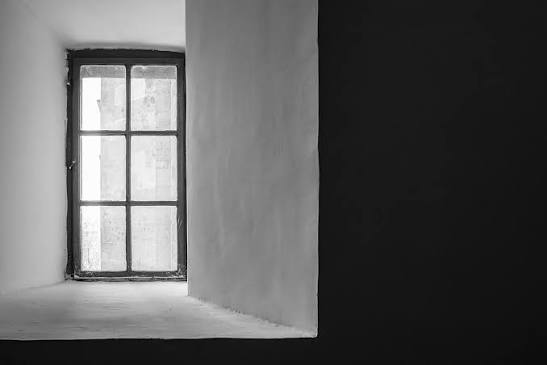
#> input picture images.jpg, 547 x 365 px
$ python gorev2.py   (older library calls are emulated)
#> lines starting #> are read from the running program, lines starting #| are printed output that depends on the picture
import cv2
import numpy as np

# 1. Görüntüyü gri tonlamalı (grayscale) olarak okuma
image = cv2.imread('images.jpg', cv2.IMREAD_GRAYSCALE)
#> image is the input picture: shape (365, 547); min 0, max 255, mean 92.4

if image is None:
    print("Hata: 'images.jpg' dosyası bulunamadı! Dosya adını ve yolunu kontrol edin.")
else:
    # 2. Yüksek frekanslı gürültüyü azaltmak için hafif Gauss filtresi (3x3 çekirdek)
    blurred = cv2.GaussianBlur(image, (3, 3), sigmaX=1.0)

    # 3. İstenen 3x3 yatay Prewitt çekirdeğinin tanımlanması
    prewitt_kernel_y = np.array([
        [-1, -1, -1],
        [ 0,  0,  0],
        [ 1,  1,  1]
    ], dtype=np.float32)

    # 4. Konvolüsyon işlemi (negatif gradyan değerlerini kaybetmemek için cv2.CV_64F)
    prewitt_edges = cv2.filter2D(blurred, cv2.CV_64F, prewitt_kernel_y)
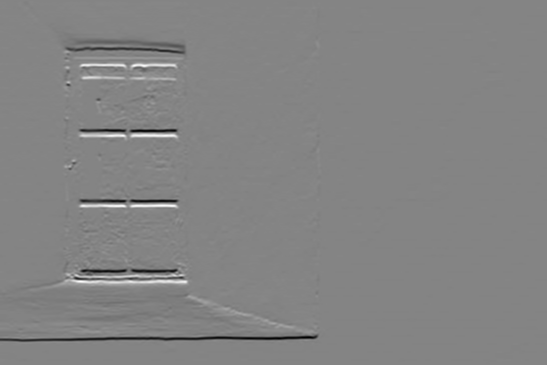
#> prewitt_edges: shape (365, 547) float64; min -350, max 325, mean -1.2; drawn with min black and max white

    # 5. Mutlak değer alma ve 8-bit (0-255) aralığına normalize etme
    prewitt_edges_8u = np.uint8(np.clip(np.absolute(prewitt_edges), 0, 255))
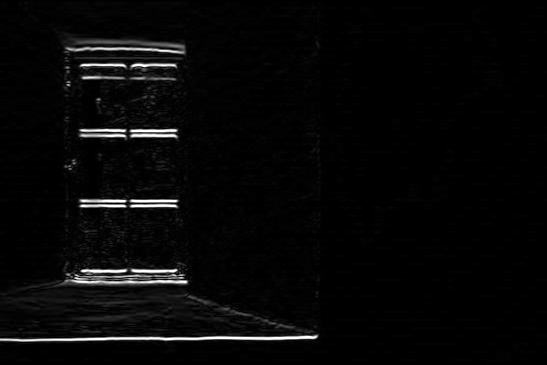
#> prewitt_edges_8u: shape (365, 547); min 0, max 255, mean 7.2

    # Sonuçları ekranda gösterme
    cv2.imshow("Orijinal Gri", image)
    cv2.imshow("Gauss ile Yumusatilmis", blurred)
    cv2.imshow("Yatay Prewitt Sonucu", prewitt_edges_8u)

    # İsteğe bağlı: Sonucu diske kaydetme
    cv2.imwrite("yatay_prewitt_sonuc.png", prewitt_edges_8u)

    # Kapatmak için bir tuşa basılmasını bekle
    cv2.waitKey(0)
    cv2.destroyAllWindows()
